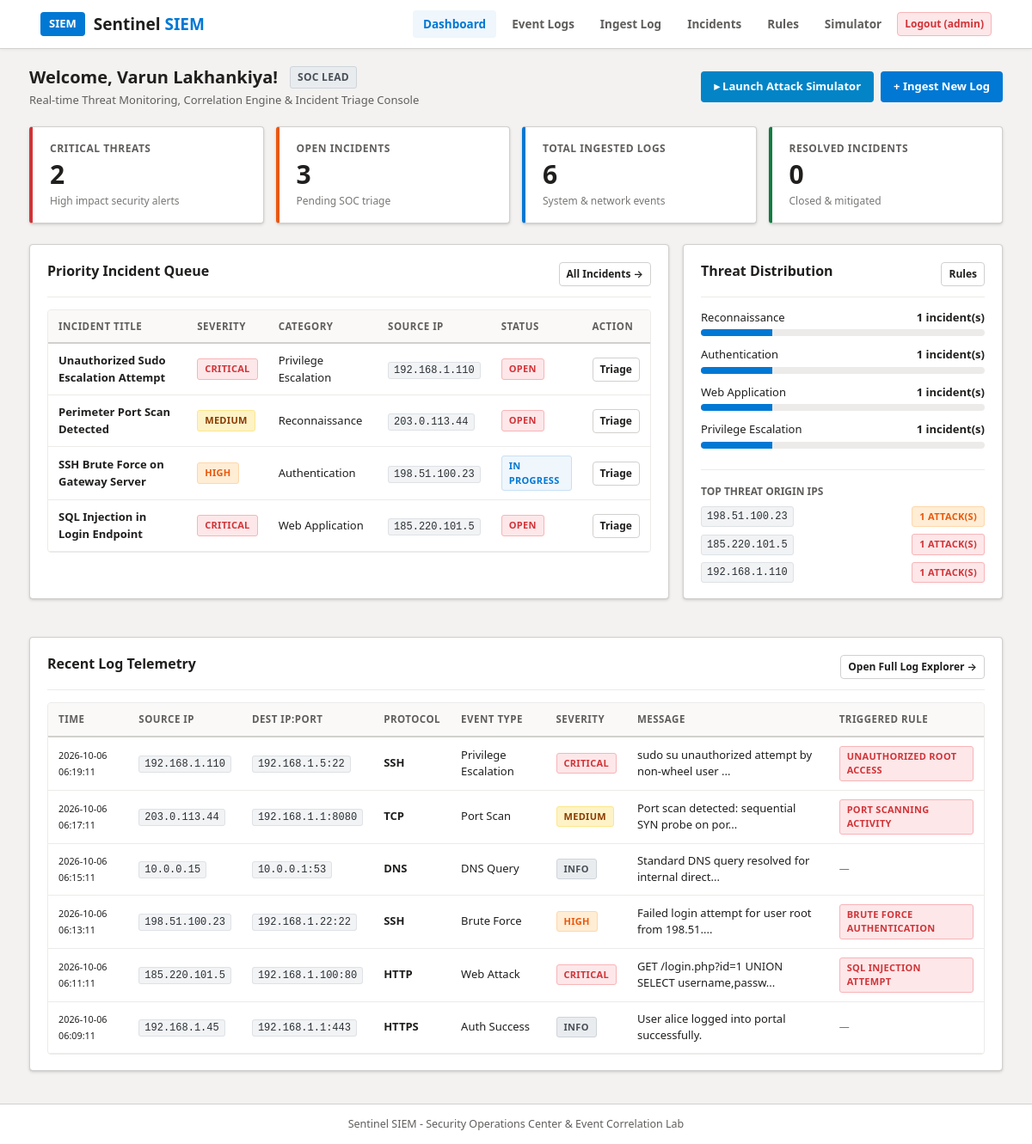
/dashboard.php (signed in), run on the app's committed database.
### tables this page shows
CREATE TABLE IF NOT EXISTS alerts (
    id INT AUTO_INCREMENT PRIMARY KEY,
    timestamp DATETIME DEFAULT CURRENT_TIMESTAMP,
    title VARCHAR(150) NOT NULL,
    severity ENUM('LOW', 'MEDIUM', 'HIGH', 'CRITICAL') NOT NULL,
    category VARCHAR(50) NOT NULL,
    source_ip VARCHAR(45) NOT NULL,
    log_id INT NULL,
    status ENUM('OPEN', 'IN_PROGRESS', 'RESOLVED', 'FALSE_POSITIVE') DEFAULT 'OPEN',
    assigned_to VARCHAR(50) DEFAULT 'Unassigned',
    analyst_notes TEXT,
    FOREIGN KEY (log_id) REFERENCES security_logs(id) ON DELETE SET NULL
);

CREATE TABLE IF NOT EXISTS security_logs (
    id INT AUTO_INCREMENT PRIMARY KEY,
    timestamp DATETIME DEFAULT CURRENT_TIMESTAMP,
    source_ip VARCHAR(45) NOT NULL,
    dest_ip VARCHAR(45) NOT NULL,
    port INT NOT NULL,
    protocol VARCHAR(10) NOT NULL,
    event_type VARCHAR(50) NOT NULL,
    severity ENUM('INFO', 'LOW', 'MEDIUM', 'HIGH', 'CRITICAL') DEFAULT 'INFO',
    username VARCHAR(50) DEFAULT 'system',
    message TEXT NOT NULL,
    action_taken VARCHAR(50) DEFAULT 'Logged',
    rule_triggered VARCHAR(100) DEFAULT NULL
);

### dashboard.php (the view, shortened to what this page needs)
<?php
include "db.php";
$active_nav = "dashboard";
$total_logs = $conn->query("SELECT COUNT(*) AS c FROM security_logs")->fetch_assoc()['c'] ?? 0;
$critical_threats = $conn->query("SELECT COUNT(*) AS c FROM security_logs WHERE severity = 'CRITICAL'")->fetch_assoc()['c'] ?? 0;
$open_alerts = $conn->query("SELECT COUNT(*) AS c FROM alerts WHERE status = 'OPEN'")->fetch_assoc()['c'] ?? 0;
$resolved_alerts = $conn->query("SELECT COUNT(*) AS c FROM alerts WHERE status = 'RESOLVED'")->fetch_assoc()['c'] ?? 0;
$cat_breakdown = $conn->query("
    SELECT category, COUNT(*) as count
    FROM alerts
    GROUP BY category
    ORDER BY count DESC
");
$top_attackers = $conn->query("
    SELECT source_ip, COUNT(*) as attack_count, MAX(severity) as max_sev
    FROM security_logs
    WHERE severity IN ('HIGH', 'CRITICAL')
    GROUP BY source_ip
    ORDER BY attack_count DESC
    LIMIT 5
");
$latest_alerts = $conn->query("
    SELECT * FROM alerts
    ORDER BY id DESC
    LIMIT 5
");
$latest_logs = $conn->query("
    SELECT * FROM security_logs
    ORDER BY id DESC
    LIMIT 6
");
include "header.php";
?>
<div class="container">
    <div class="page-title-bar">
        <div>
            <h2>
                Welcome, <?php echo htmlspecialchars($_SESSION["full_name"] ?? $_SESSION["username"]); ?>!
                <span class="badge badge-info" style="font-size: 12px; margin-left: 6px;"><?php echo htmlspecialchars($_SESSION["role"] ?? "SOC Analyst"); ?></span>
            </h2>
            <p class="subtitle">Real-time Threat Monitoring, Correlation Engine & Incident Triage Console</p>
        </div>
        <div style="display: flex; gap: 8px;">
            <a href="simulator.php" class="btn btn-cyan">&blacktriangleright; Launch Attack Simulator</a>
            <a href="add_log.php" class="btn btn-primary">+ Ingest New Log</a>
        </div>
    </div>
    <div class="summary-grid">
        <div class="summary-card critical">
            <h3>Critical Threats</h3>
            <div class="number"><?php echo number_format($critical_threats); ?></div>
            <div class="desc">High impact security alerts</div>
        </div>
        <div class="summary-card high">
            <h3>Open Incidents</h3>
            <div class="number"><?php echo number_format($open_alerts); ?></div>
            <div class="desc">Pending SOC triage</div>
        </div>
        <div class="summary-card info">
            <h3>Total Ingested Logs</h3>
            <div class="number"><?php echo number_format($total_logs); ?></div>
            <div class="desc">System & network events</div>
        </div>
        <div class="summary-card success">
            <h3>Resolved Incidents</h3>
            <div class="number"><?php echo number_format($resolved_alerts); ?></div>
            <div class="desc">Closed & mitigated</div>
        </div>
    </div>
    <div class="dashboard-grid">
        <div class="panel">
            <div class="panel-header">
                <h3>Priority Incident Queue</h3>
                <a href="alerts.php" class="btn btn-secondary btn-sm">All Incidents &rarr;</a>
            </div>
            <div class="table-responsive">
                <table>
                    <thead>
                        <tr>
                            <th>Incident Title</th>
                            <th>Severity</th>
                            <th>Category</th>
                            <th>Source IP</th>
                            <th>Status</th>
                            <th>Action</th>
                        </tr>
                    </thead>
                    <tbody>
                        <?php if ($latest_alerts && $latest_alerts->num_rows > 0): ?>
                            <?php while ($alt = $latest_alerts->fetch_assoc()): ?>
                                <tr>
                                    <td><strong><?php echo htmlspecialchars($alt['title']); ?></strong></td>
                                    <td>
                                        <span class="badge badge-<?php echo strtolower($alt['severity']); ?>">
                                            <?php echo htmlspecialchars($alt['severity']); ?>
                                        </span>
                                    </td>
                                    <td><?php echo htmlspecialchars($alt['category']); ?></td>
                                    <td><span class="code-pill"><?php echo htmlspecialchars($alt['source_ip']); ?></span></td>
                                    <td>
                                        <span class="badge badge-status-<?php echo strtolower($alt['status']); ?>">
                                            <?php echo str_replace('_', ' ', $alt['status']); ?>
                                        </span>
                                    </td>
                                    <td>
                                        <a href="alerts.php?id=<?php echo $alt['id']; ?>" class="btn btn-secondary btn-sm">Triage</a>
                                    </td>
                                </tr>
                            <?php endwhile; ?>
                        <?php else: ?>
                            <tr><td colspan="6" style="text-align: center; color: var(--text-muted);">No active incidents. SOC is clean!</td></tr>
                        <?php endif; ?>
                    </tbody>
                </table>
            </div>
        </div>
        <div class="panel">
            <div class="panel-header">
                <h3>Threat Distribution</h3>
                <a href="rules.php" class="btn btn-secondary btn-sm">Rules</a>
            </div>
            <?php if ($cat_breakdown && $cat_breakdown->num_rows > 0): ?>
                <div style="display: flex; flex-direction: column; gap: 12px;">
                    <?php while ($cat = $cat_breakdown->fetch_assoc()): ?>
                        <div>
                            <div style="display: flex; justify-content: space-between; font-size: 13px; margin-bottom: 4px;">
                                <span><?php echo htmlspecialchars($cat['category']); ?></span>
                                <strong><?php echo $cat['count']; ?> incident(s)</strong>
                            </div>
                            <div style="background: #edebe9; height: 8px; border-radius: 4px; overflow: hidden;">
                                <div style="background: var(--ms-blue); height: 100%; width: <?php echo min(100, $cat['count'] * 25); ?>%;"></div>
                            </div>
                        </div>
                    <?php endwhile; ?>
                </div>
            <?php else: ?>
                <p style="color: var(--text-muted); font-size: 13px;">No category telemetry available yet.</p>
            <?php endif; ?>
            <div style="margin-top: 24px; padding-top: 16px; border-top: 1px solid var(--border-light);">
                <h4 style="font-size: 12px; margin-bottom: 8px; color: var(--text-secondary); text-transform: uppercase; font-weight: 600;">Top Threat Origin IPs</h4>
                <?php if ($top_attackers && $top_attackers->num_rows > 0): ?>
                    <ul style="list-style: none; font-size: 13px; display: flex; flex-direction: column; gap: 8px;">
                        <?php while ($att = $top_attackers->fetch_assoc()): ?>
                            <li style="display: flex; justify-content: space-between; align-items: center;">
                                <span class="code-pill"><?php echo htmlspecialchars($att['source_ip']); ?></span>
                                <span class="badge badge-<?php echo strtolower($att['max_sev']); ?>"><?php echo $att['attack_count']; ?> attack(s)</span>
                            </li>
                        <?php endwhile; ?>
                    </ul>
                <?php else: ?>
                    <p style="color: var(--text-muted); font-size: 12px;">No malicious IPs detected yet.</p>
                <?php endif; ?>
            </div>
        </div>
    </div>
    <div class="panel">
        <div class="panel-header">
            <h3>Recent Log Telemetry</h3>
            <a href="logs.php" class="btn btn-secondary btn-sm">Open Full Log Explorer &rarr;</a>
        </div>
        <div class="table-responsive">
            <table>
                <thead>
                    <tr>
                        <th>Time</th>
                        <th>Source IP</th>
                        <th>Dest IP:Port</th>
                        <th>Protocol</th>
                        <th>Event Type</th>
                        <th>Severity</th>
                        <th>Message</th>
                        <th>Triggered Rule</th>
                    </tr>
                </thead>
                <tbody>
                    <?php if ($latest_logs && $latest_logs->num_rows > 0): ?>
                        <?php while ($log = $latest_logs->fetch_assoc()): ?>
                            <tr>
                                <td><small><?php echo date("Y-m-d H:i:s", strtotime($log['timestamp'])); ?></small></td>
                                <td><span class="code-pill"><?php echo htmlspecialchars($log['source_ip']); ?></span></td>
                                <td><span class="code-pill"><?php echo htmlspecialchars($log['dest_ip']) . ":" . $log['port']; ?></span></td>
                                <td><strong><?php echo htmlspecialchars($log['protocol']); ?></strong></td>
                                <td><?php echo htmlspecialchars($log['event_type']); ?></td>
                                <td>
                                    <span class="badge badge-<?php echo strtolower($log['severity']); ?>">
                                        <?php echo htmlspecialchars($log['severity']); ?>
                                    </span>
                                </td>
                                <td><?php echo htmlspecialchars(mb_strimwidth($log['message'], 0, 50, "...")); ?></td>
                                <td>
                                    <?php if (!empty($log['rule_triggered'])): ?>
                                        <span class="badge badge-critical"><?php echo htmlspecialchars($log['rule_triggered']); ?></span>
                                    <?php else: ?>
                                        <span style="color: var(--text-muted); font-size: 12px;">&mdash;</span>
                                    <?php endif; ?>
                                </td>
                            </tr>
                        <?php endwhile; ?>
                    <?php else: ?>
                        <tr><td colspan="8" style="text-align: center; color: var(--text-muted);">No log records found.</td></tr>
                    <?php endif; ?>
                </tbody>
            </table>
        </div>
    </div>
</div>
<?php include "footer.php"; ?>

### header.php (shortened to what this page needs)
<?php
$is_logged_in = isset($_SESSION["username"]);
?>
<!DOCTYPE html>
<html lang="en">
<head>
    <link rel="stylesheet" href="style.css">
</head>
<body>
<header>
    <div class="header-inner">
        <a href="<?php echo $is_logged_in ? 'dashboard.php' : 'login.php'; ?>" class="logo-area" style="text-decoration: none; color: inherit;">
            <div class="logo-badge">SIEM</div>
            <h1>Sentinel <span>SIEM</span></h1>
        </a>
        <nav>
            <?php if ($is_logged_in): ?>
                <a href="dashboard.php" class="<?php echo ($active_nav === 'dashboard') ? 'active' : ''; ?>">Dashboard</a>
                <a href="logs.php" class="<?php echo ($active_nav === 'logs') ? 'active' : ''; ?>">Event Logs</a>
                <a href="add_log.php" class="<?php echo ($active_nav === 'add_log') ? 'active' : ''; ?>">Ingest Log</a>
                <a href="alerts.php" class="<?php echo ($active_nav === 'alerts') ? 'active' : ''; ?>">Incidents</a>
                <a href="rules.php" class="<?php echo ($active_nav === 'rules') ? 'active' : ''; ?>">Rules</a>
                <a href="simulator.php" class="<?php echo ($active_nav === 'simulator') ? 'active' : ''; ?>">Simulator</a>
                <a href="logout.php" class="btn btn-logout btn-sm">Logout (<?php echo htmlspecialchars($_SESSION["username"]); ?>)</a>
            <?php endif; ?>
        </nav>
    </div>
</header>

### footer.php (shortened to what this page needs)
<footer>
    <p>Sentinel SIEM - Security Operations Center & Event Correlation Lab</p>
</footer>
</body>
</html>

### data on the page
alerts: title "Unauthorized Sudo Escalation Attempt", severity "CRITICAL", category "Privilege Escalation", source_ip "192.168.1.110", status "OPEN"
alerts: title "Perimeter Port Scan Detected", severity "MEDIUM", category "Reconnaissance", source_ip "203.0.113.44", status "OPEN"
alerts: title "SSH Brute Force on Gateway Server", severity "HIGH", category "Authentication", source_ip "198.51.100.23", status "IN PROGRESS"
alerts: title "SQL Injection in Login Endpoint", severity "CRITICAL", category "Web Application", source_ip "185.220.101.5", status "OPEN"
security_logs: timestamp "2026-10-06 06:19:11", source_ip "192.168.1.110", dest_ip "192.168.1.5", port "22", protocol "SSH", event_type "Privilege Escalation", severity "CRITICAL", message "sudo su unauthorized attempt by non-wheel user ...", rule_triggered "UNAUTHORIZED ROOT ACCESS"
security_logs: timestamp "2026-10-06 06:17:11", source_ip "203.0.113.44", dest_ip "192.168.1.1", port "8080", protocol "TCP", event_type "Port Scan", severity "MEDIUM", message "Port scan detected: sequential SYN probe on por...", rule_triggered "PORT SCANNING ACTIVITY"
security_logs: timestamp "2026-10-06 06:15:11", source_ip "10.0.0.15", dest_ip "10.0.0.1", port "53", protocol "DNS", event_type "DNS Query", severity "INFO", message "Standard DNS query resolved for internal direct..."
security_logs: timestamp "2026-10-06 06:13:11", source_ip "198.51.100.23", dest_ip "192.168.1.22", port "22", protocol "SSH", event_type "Brute Force", severity "HIGH", message "Failed login attempt for user root from 198.51....", rule_triggered "BRUTE FORCE AUTHENTICATION"
security_logs: timestamp "2026-10-06 06:11:11", source_ip "185.220.101.5", dest_ip "192.168.1.100", port "80", protocol "HTTP", event_type "Web Attack", severity "CRITICAL", message "GET /login.php?id=1 UNION SELECT username,passw...", rule_triggered "SQL INJECTION ATTEMPT"
security_logs: timestamp "2026-10-06 06:09:11", source_ip "192.168.1.45", dest_ip "192.168.1.1", port "443", protocol "HTTPS", event_type "Auth Success", severity "INFO", message "User alice logged into portal successfully."

### other printed values
$_SESSION["username"] "admin"
$_SESSION["full_name"] "Varun Lakhankiya"
$_SESSION["role"] "SOC LEAD"
$critical_threats "2"
$open_alerts "3"
$total_logs "6"
$resolved_alerts "0"
$cat['category'] "Reconnaissance"
$cat['count'] "1"
$cat['category'] "Authentication"
$cat['category'] "Web Application"
$cat['category'] "Privilege Escalation"
$att['source_ip'] "198.51.100.23"
$att['attack_count'] "1"
$att['source_ip'] "185.220.101.5"
